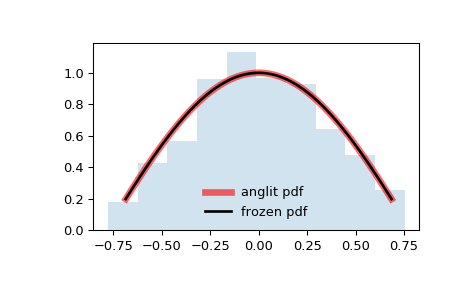

The Python source for this figure:
from scipy.stats import anglit
import matplotlib.pyplot as plt
fig, ax = plt.subplots(1, 1)

# Calculate a few first moments:

mean, var, skew, kurt = anglit.stats(moments='mvsk')

# Display the probability density function (``pdf``):

x = np.linspace(anglit.ppf(0.01),
                anglit.ppf(0.99), 100)
ax.plot(x, anglit.pdf(x),
       'r-', lw=5, alpha=0.6, label='anglit pdf')

# Alternatively, the distribution object can be called (as a function)
# to fix the shape, location and scale parameters. This returns a "frozen"
# RV object holding the given parameters fixed.

# Freeze the distribution and display the frozen ``pdf``:

rv = anglit()
ax.plot(x, rv.pdf(x), 'k-', lw=2, label='frozen pdf')

# Check accuracy of ``cdf`` and ``ppf``:

vals = anglit.ppf([0.001, 0.5, 0.999])
np.allclose([0.001, 0.5, 0.999], anglit.cdf(vals))
# True

# Generate random numbers:

r = anglit.rvs(size=1000)

# And compare the histogram:

ax.hist(r, density=True, histtype='stepfilled', alpha=0.2)
ax.legend(loc='best', frameon=False)
plt.show()
